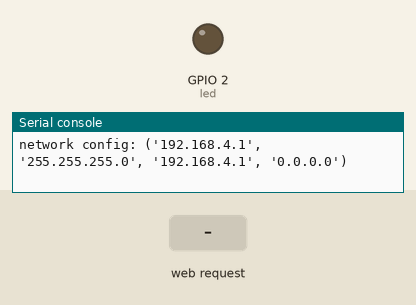
Recording of a program running on a simulated ESP32 board running MicroPython. On the bench: output pins drawn as LEDs (lit = HIGH), the last lines printed to the serial console. The inputs (shaded band) are chosen by the test bench. The board's own WiFi access point starts at once; library files of the repository ran but are not shown: 1 file(s).

Above: at 1.2 s.
1.3 s: HTTP request GET /?LED=1 received
At 1.8 s:
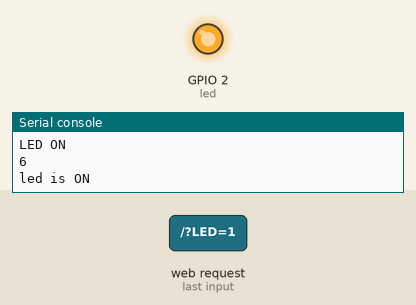
2.8 s: HTTP request GET /?LED=0 received
At 4.1 s:
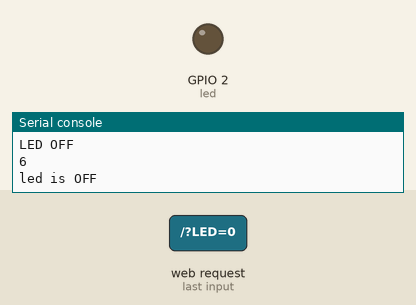
Timing chart, 0 to 5.8 s (numbered marks = the images above; inputs shaded):
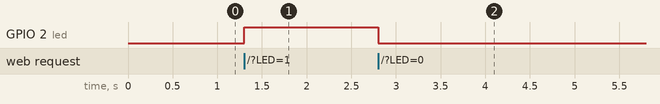

Measured:
- after the input at 1.3 s, GPIO 2 (led): LOW → HIGH at once
- after the input at 2.8 s, GPIO 2 (led): HIGH → LOW at once

The program:

main.py
```python
# ************************
# https://techtotinker.blogspot.com/2020/11/016-esp32-micropython-web-server-esp32.html?m=1
#
import machine
import time
led = machine.Pin(2,machine.Pin.OUT)
led.off()


# ************************
# Configure the ESP32 wifi
# as Access Point mode.
import network
myssid = 'ESP32-AP-WebServer'
mypassword ='12345678'


ap = network.WLAN(network.AP_IF)
ap.active(True)
ap.config(essid=myssid, password=mypassword)
while not ap.active():
    pass
print('network config:', ap.ifconfig())


# ************************
# Configure the socket connection
# over TCP/IP
import socket

# AF_INET - use Internet Protocol v4 addresses
# SOCK_STREAM means that it is a TCP socket.
# SOCK_DGRAM means that it is a UDP socket.
s = socket.socket(socket.AF_INET, socket.SOCK_STREAM)
s.bind(('',80)) # specifies that the socket is reachable by any address the machine happens to have
s.listen(5)     # max of 5 socket connections

# ************************
# Function for creating the
# web page to be displayed
def web_page():
    if led.value()==1:
        led_state = 'ON'
        print('led is ON')
        R1= '2810'
        R2= '2820'
        R3= '2830'
        R4= '2840'
        R5= '2850'
        R6= '2860'
        R7= '2870'
        R8= '2880'

    elif led.value()==0:
        led_state = 'OFF'
        print('led is OFF')
        R1= '2801'
        R2= '2802'
        R3= '2803'
        R4= '2804'
        R5= '2805'
        R6= '2806'
        R7= '2807'
        R8= '2808'


    html_page = """<!DOCTYPE HTML>
        <html>
        <head>
          <meta name="viewport" content="width=device-width, initial-scale=1">
        </head>
        <body>
           <center><h2>ESP32 Web Server in MicroPython </h2></center>
           <center>
             <form>
               <button type='submit' name="LED" value='1'> LED ON </button>
               <button type='submit' name="LED" value='0'> LED OFF </button>
               <button type='submit' name="measure" value='1'> Measure </button>
             </form>
           </center>
           <center><p>LED is now <strong>""" + led_state + """</strong>.</p></center>
           <center><p>R1 = <strong>""" + R1 + """</strong>.</p></center>
           <center><p>R2 = <strong>""" + R2 + """</strong>.</p></center>
           <center><p>R3 = <strong>""" + R3 + """</strong>.</p></center>
           <center><p>R4 = <strong>""" + R4 + """</strong>.</p></center>
           <center><p>R5 = <strong>""" + R5 + """</strong>.</p></center>
           <center><p>R6 = <strong>""" + R6 + """</strong>.</p></center>
           <center><p>R7 = <strong>""" + R7 + """</strong>.</p></center>
           <center><p>R8 = <strong>""" + R8 + """</strong>.</p></center>
        </body>
        </html>"""
    return html_page


while True:
    # Socket accept()
    conn, addr = s.accept()
    print("Got connection from %s" % str(addr))

    # Socket receive()
    request=conn.recv(1024)
    print("")
    print("")
    print("Content %s" % str(request))

    # Socket send()
    request = str(request)
    led_on =  request.find('/?LED=1')
    led_off = request.find('/?LED=0')
    measure_on = request.find('/?measure=1')
    if led_on == 6:
        print('LED ON')
        print(str(led_on))
        led.value(1)
    elif led_off == 6:
        print('LED OFF')
        print(str(led_off))
        led.value(0)
    elif measure_on == 6:
        print('measure_on')
        measure_state =1
    response = web_page()
    measure_state = 0
    conn.send('HTTP/1.1 200 OK\n')
    conn.send('Content-Type: text/html\n')
    conn.send('Connection: close\n\n')
    conn.sendall(response)

    # Socket close()
    conn.close()

    
```
